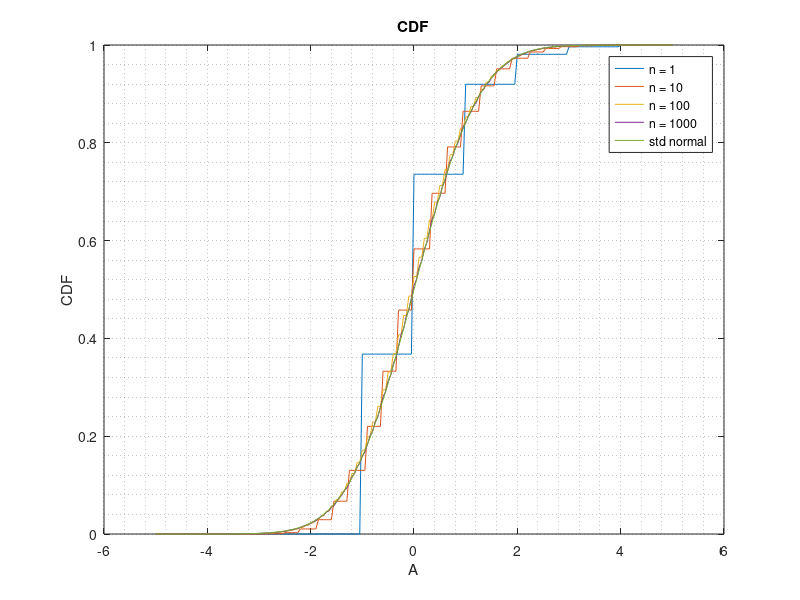

This figure's MATLAB source:
clear all;
close all;
clc;

A = (-100:100)/20;
N = [1, 10, 100, 1000];

for n = N
    cdf = poisscdf(A*sqrt(n) + n, n);
    plot(A, cdf);
    hold on;
end 

cdf = normcdf(A);
plot(A, cdf);
grid minor;
xlabel("A");
ylabel("CDF");
title("CDF")
legend("n = 1", "n = 10", "n = 100", "n = 1000", "std normal");
